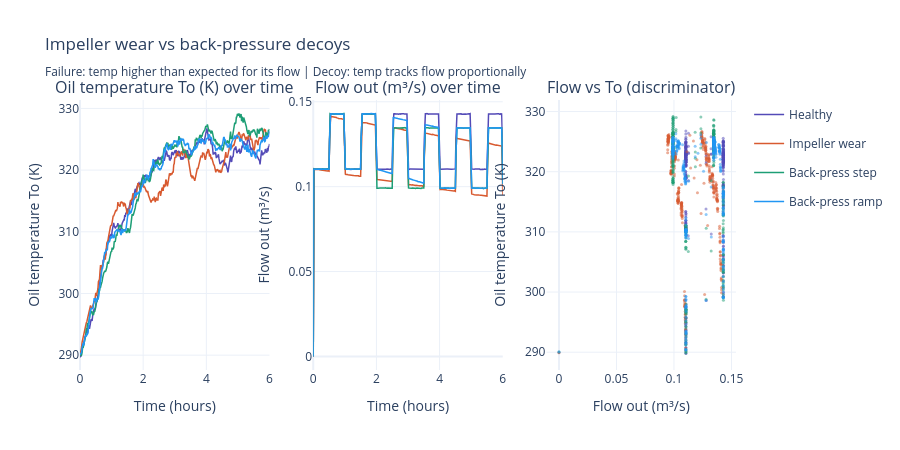

The code cell stored with this chart in its notebook:
### Markdown cell above
## Plot 2 — Impeller wear vs back-pressure decoys (observable signals only)

**Both** show flow dropping — but only the failure shows temperature diverging from the healthy baseline at the same shaft speed.

- **Failure:** flow drops + temp rises → hidden `A` degradation (not directly measurable)
- **Hard negative:** flow drops because back-pressure changed — temp stays near healthy

You can't just watch flow. You need to check: "is the temperature rise explained by the operating conditions, or is there unexplained excess heat?"

### Code cell
if results:
    fig = plot_group_interactive(
        scenarios=[
            ("normal",                   "Healthy",         COLOURS["normal"]),
            ("pump_impeller_wear",       "Impeller wear",   COLOURS["failure"]),
            ("decoy_back_pressure_step", "Back-press step", COLOURS["decoy"]),
            ("decoy_back_pressure_ramp", "Back-press ramp", "#2196F3"),
        ],
        signal_y="fluid_temp_K", signal_x="flow_out_m3s",
        title="Impeller wear vs back-pressure decoys<br><sub>Failure: temp higher than expected for its flow | Decoy: temp tracks flow proportionally</sub>",
        y_label="Oil temperature To (K)", x_label="Flow out (m\u00b3/s)",
        scatter_label="Flow vs To (discriminator)")
    show_fig(fig)

### Figure 1 — Plotly figure (JSON) as saved in the notebook; plotly's stock layout.template omitted (floating-point values rounded to 4 significant figures; data arrays with more than 128 entries replaced by an {"elided": "..."} marker saying what was removed)
{"data": [{"legendgroup": "Healthy", "line": {"color": "#534AB7", "width": 1.5}, "mode": "lines", "name": "Healthy", "type": "scatter", "x": {"elided": "361 float values"}, "xaxis": "x", "y": {"elided": "361 float values"}, "yaxis": "y"}, {"legendgroup": "Healthy", "line": {"color": "#534AB7", "width": 1.5}, "mode": "lines", "name": "Healthy", "showlegend": false, "type": "scatter", "x": {"elided": "361 float values"}, "xaxis": "x2", "y": {"elided": "361 float values"}, "yaxis": "y2"}, {"legendgroup": "Healthy", "marker": {"color": "#534AB7", "opacity": 0.5, "size": 3}, "mode": "markers", "name": "Healthy", "showlegend": false, "type": "scatter", "x": {"elided": "361 float values"}, "xaxis": "x3", "y": {"elided": "361 float values"}, "yaxis": "y3"}, {"legendgroup": "Impeller wear", "line": {"color": "#D85A30", "width": 1.5}, "mode": "lines", "name": "Impeller wear", "type": "scatter", "x": {"elided": "361 float values"}, "xaxis": "x", "y": {"elided": "361 float values"}, "yaxis": "y"}, {"legendgroup": "Impeller wear", "line": {"color": "#D85A30", "width": 1.5}, "mode": "lines", "name": "Impeller wear", "showlegend": false, "type": "scatter", "x": {"elided": "361 float values"}, "xaxis": "x2", "y": {"elided": "361 float values"}, "yaxis": "y2"}, {"legendgroup": "Impeller wear", "marker": {"color": "#D85A30", "opacity": 0.5, "size": 3}, "mode": "markers", "name": "Impeller wear", "showlegend": false, "type": "scatter", "x": {"elided": "361 float values"}, "xaxis": "x3", "y": {"elided": "361 float values"}, "yaxis": "y3"}, {"legendgroup": "Back-press step", "line": {"color": "#1D9E75", "width": 1.5}, "mode": "lines", "name": "Back-press step", "type": "scatter", "x": {"elided": "361 float values"}, "xaxis": "x", "y": {"elided": "361 float values"}, "yaxis": "y"}, {"legendgroup": "Back-press step", "line": {"color": "#1D9E75", "width": 1.5}, "mode": "lines", "name": "Back-press step", "showlegend": false, "type": "scatter", "x": {"elided": "361 float values"}, "xaxis": "x2", "y": {"elided": "361 float values"}, "yaxis": "y2"}, {"legendgroup": "Back-press step", "marker": {"color": "#1D9E75", "opacity": 0.5, "size": 3}, "mode": "markers", "name": "Back-press step", "showlegend": false, "type": "scatter", "x": {"elided": "361 float values"}, "xaxis": "x3", "y": {"elided": "361 float values"}, "yaxis": "y3"}, {"legendgroup": "Back-press ramp", "line": {"color": "#2196F3", "width": 1.5}, "mode": "lines", "name": "Back-press ramp", "type": "scatter", "x": {"elided": "361 float values"}, "xaxis": "x", "y": {"elided": "361 float values"}, "yaxis": "y"}, {"legendgroup": "Back-press ramp", "line": {"color": "#2196F3", "width": 1.5}, "mode": "lines", "name": "Back-press ramp", "showlegend": false, "type": "scatter", "x": {"elided": "361 float values"}, "xaxis": "x2", "y": {"elided": "361 float values"}, "yaxis": "y2"}, {"legendgroup": "Back-press ramp", "marker": {"color": "#2196F3", "opacity": 0.5, "size": 3}, "mode": "markers", "name": "Back-press ramp", "showlegend": false, "type": "scatter", "x": {"elided": "361 float values"}, "xaxis": "x3", "y": {"elided": "361 float values"}, "yaxis": "y3"}], "layout": {"annotations": [{"font": {"size": 16}, "showarrow": false, "text": "Oil temperature To (K) over time", "x": 0.1444, "xanchor": "center", "xref": "paper", "y": 1, "yanchor": "bottom", "yref": "paper"}, {"font": {"size": 16}, "showarrow": false, "text": "Flow out (m³/s) over time", "x": 0.5, "xanchor": "center", "xref": "paper", "y": 1, "yanchor": "bottom", "yref": "paper"}, {"font": {"size": 16}, "showarrow": false, "text": "Flow vs To (discriminator)", "x": 0.8556, "xanchor": "center", "xref": "paper", "y": 1, "yanchor": "bottom", "yref": "paper"}], "height": 450, "title": {"text": "Impeller wear vs back-pressure decoys<br><sub>Failure: temp higher than expected for its flow | Decoy: temp tracks flow proportionally</sub>"}, "xaxis": {"anchor": "y", "domain": [0, 0.2889], "title": {"text": "Time (hours)"}}, "xaxis2": {"anchor": "y2", "domain": [0.3556, 0.6444], "title": {"text": "Time (hours)"}}, "xaxis3": {"anchor": "y3", "domain": [0.7111, 1], "title": {"text": "Flow out (m³/s)"}}, "yaxis": {"anchor": "x", "domain": [0, 1], "title": {"text": "Oil temperature To (K)"}}, "yaxis2": {"anchor": "x2", "domain": [0, 1], "title": {"text": "Flow out (m³/s)"}}, "yaxis3": {"anchor": "x3", "domain": [0, 1], "title": {"text": "Oil temperature To (K)"}}}}
